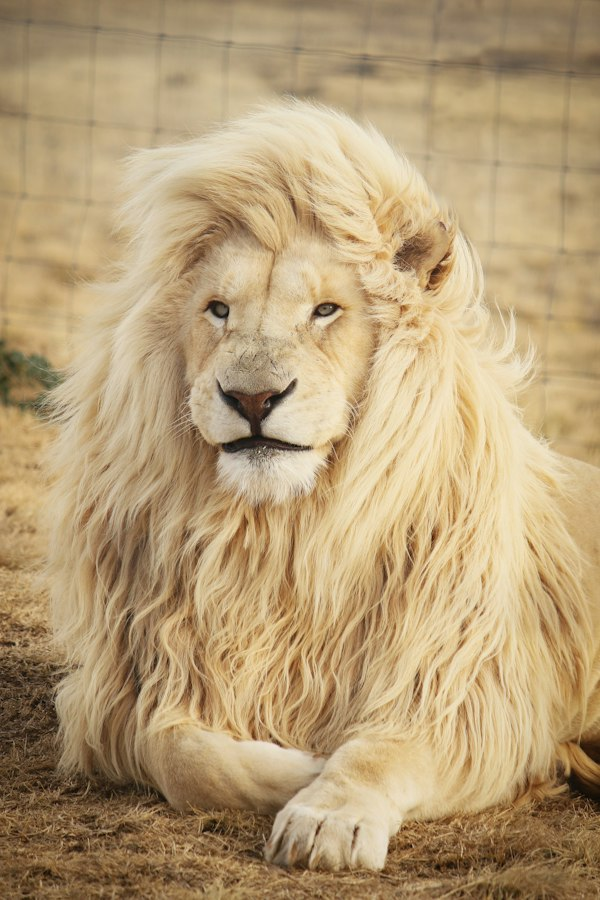
#> input picture images/image1.jpg, 600 x 900 px, found by its file name; its folder holds 6 pictures in this run
$ python partie1_opencv_base.py
#> lines starting #> are read from the running program, lines starting #| are printed output that depends on the picture; after the words box and inside, x2 and y2 are one past the last pixel; in counts of white or black regions, pixels touching at a corner belong together
"""
Partie 1 : Concepts de base de la vision par ordinateur
Exercice 1 : Analyse d’une image
- Chargement d'une image avec OpenCV
- Conversion en niveaux de gris
- Flou Gaussien (réduction de bruit)
- Détection de contours avec l'algorithme de Canny
"""

import cv2
import os
import matplotlib.pyplot as plt

def main():
    image_path = os.path.join("images", "image1.jpg")
    if not os.path.exists(image_path):
        image_path = os.path.join("images", "tiger.jpg")

    print(f"Chargement de l'image : {image_path}")
    img_bgr = cv2.imread(image_path)
#> img_bgr is the input picture: shape (900, 600, 3); mean B, G, R 118.4, 158, 182.3
    if img_bgr is None:
        raise FileNotFoundError(f"Impossible de lire l'image : {image_path}")

    # Propriétés de l'image
    h, w, c = img_bgr.shape
#> h = 900; w = 600; c = 3
    print(f"Dimensions : Hauteur={h}px, Largeur={w}px, Canaux={c}")
#| Dimensions : Hauteur=900px, Largeur=600px, Canaux=3
    print(f"Type des données (dtype) : {img_bgr.dtype}")
#| Type des données (dtype) : uint8

    # Conversion en niveaux de gris
    gray = cv2.cvtColor(img_bgr, cv2.COLOR_BGR2GRAY)
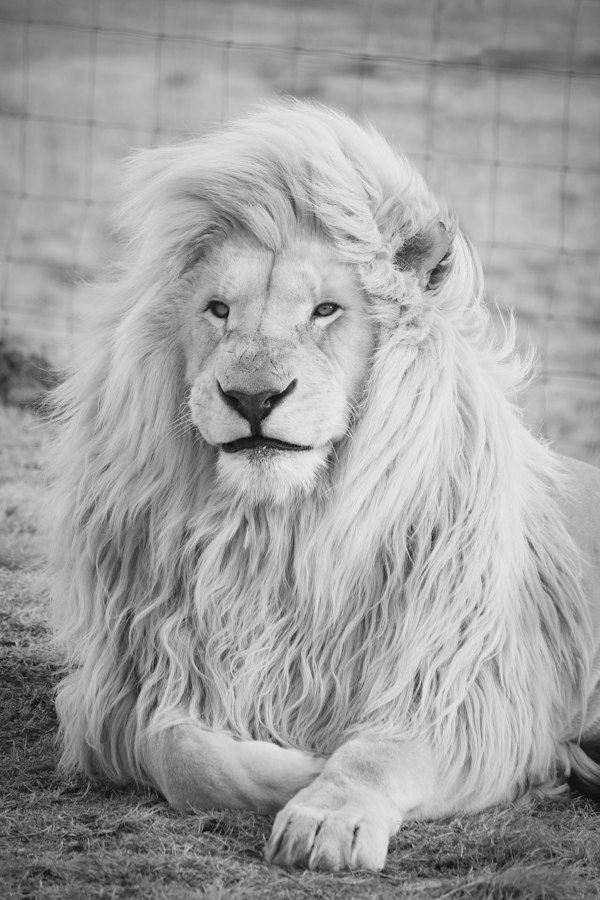
#> gray: shape (900, 600); min 2, max 237, mean 160.8

    # Flou Gaussien optionnel pour réduire le bruit haute fréquence
    blur = cv2.GaussianBlur(gray, (5, 5), 0)

    # Détection de contours (Canny)
    # 100 = seuil bas (hysteresis low), 200 = seuil haut (hysteresis high)
    edges = cv2.Canny(blur, 100, 200)
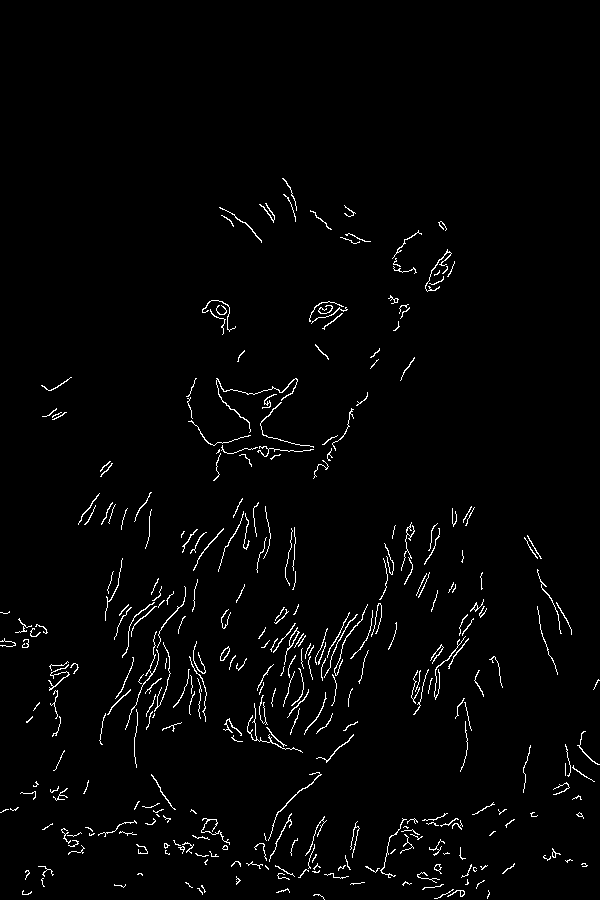
#> edges: shape (900, 600); 2.1% white in thin lines or dots, all inside (x1, y1, x2, y2) = (0, 178, 600, 900)

    # Sauvegarde des résultats
    os.makedirs("outputs", exist_ok=True)
    cv2.imwrite("outputs/exo1_gris.jpg", gray)
    cv2.imwrite("outputs/exo1_contours_canny.jpg", edges)
    print("Images sauvegardées dans le dossier 'outputs/'.")

    # Affichage avec Matplotlib (compatible environnement sans affichage X11)
    fig, axes = plt.subplots(1, 3, figsize=(15, 5))
    axes[0].imshow(cv2.cvtColor(img_bgr, cv2.COLOR_BGR2RGB))
    axes[0].set_title("1. Image Originale (RGB)")
    axes[0].axis("off")

    axes[1].imshow(gray, cmap="gray")
    axes[1].set_title("2. Niveaux de Gris")
    axes[1].axis("off")

    axes[2].imshow(edges, cmap="gray")
    axes[2].set_title("3. Contours de Canny (100, 200)")
    axes[2].axis("off")

    plt.tight_layout()
    plt.savefig("outputs/exo1_resultat_global.png")
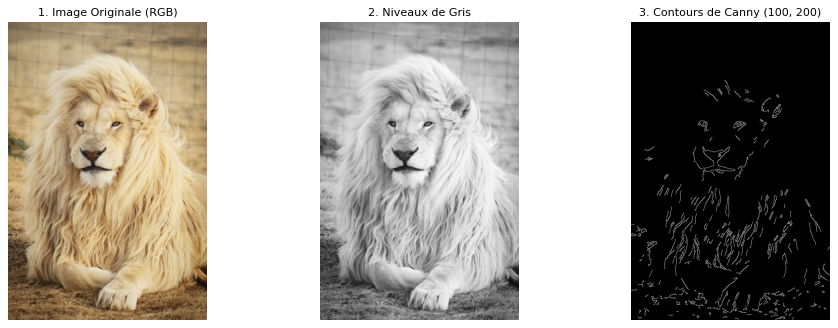
#> figure drawn by matplotlib, 3 panels
    print("Figure récapitulative enregistrée sous 'outputs/exo1_resultat_global.png'.")

if __name__ == "__main__":
    main()
